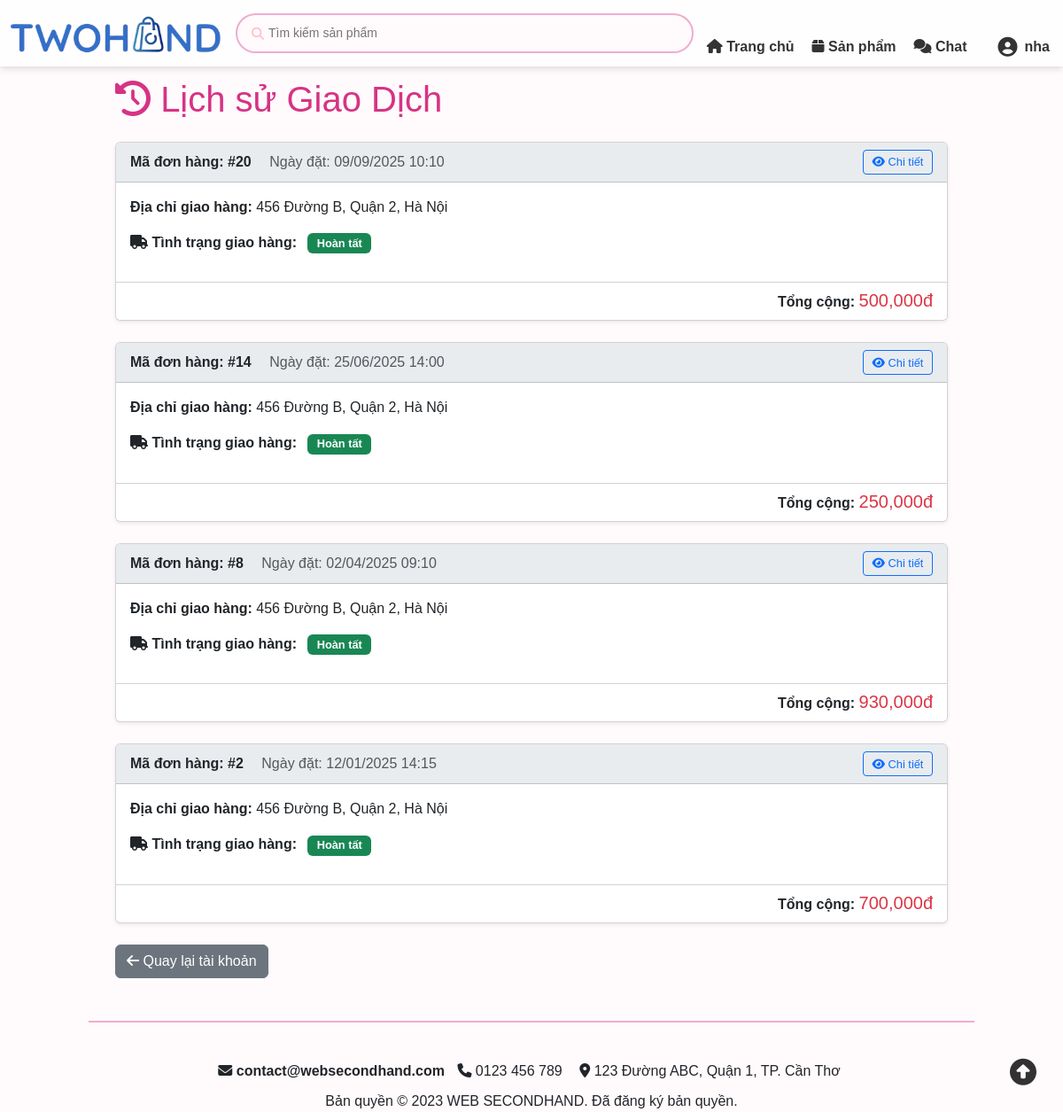
The app's page /controllers/lichSuDonHangController.php (signed in), older data.
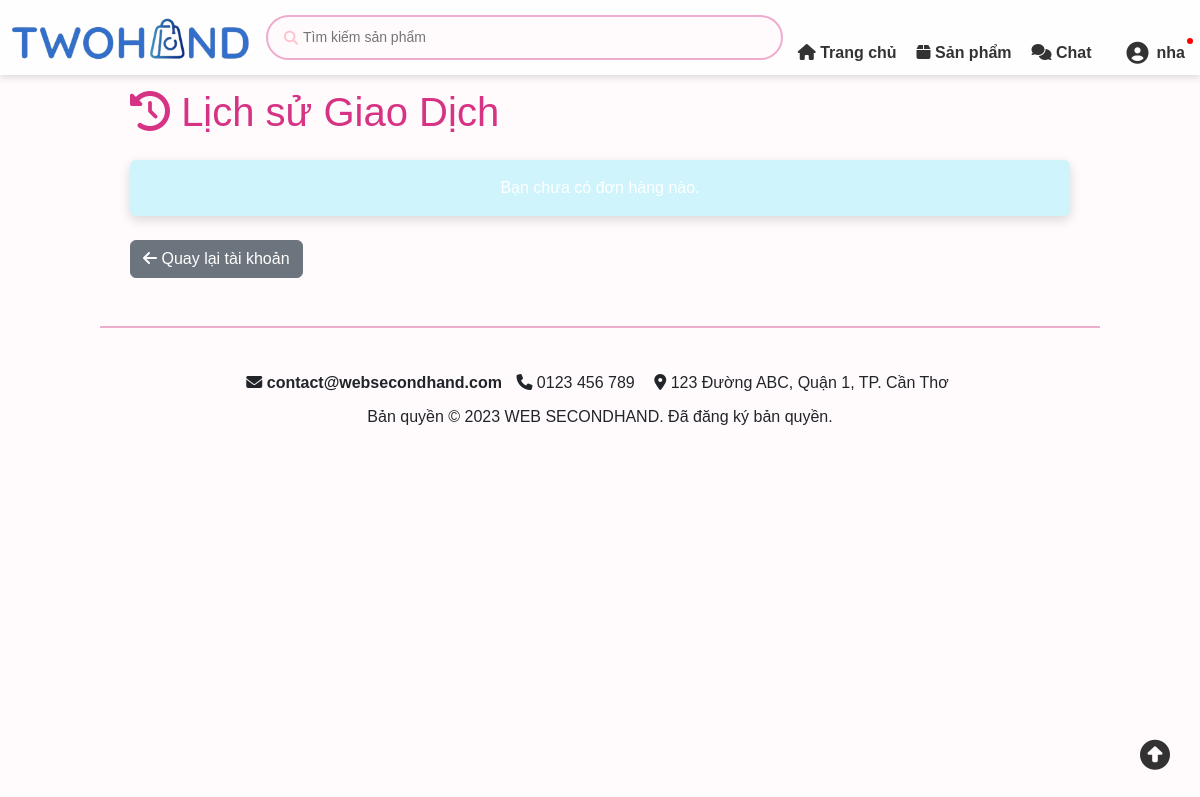
The same page, newer data.
### tables this page shows
CREATE TABLE DonHang ( 
    MaDH INT(10) PRIMARY KEY AUTO_INCREMENT,
    IdTaiKhoan INT(10), 
    IdNguoiBan INT(10) NOT NULL, 
    NgayDat DATETIME DEFAULT CURRENT_TIMESTAMP,
    DiaChiGiao VARCHAR(255),
    TongTien DECIMAL(10,2) UNSIGNED,  
    TrangThai ENUM('Chờ xử lý', 'Đã xác nhận', 'Đang giao', 'Hoàn tất', 'Đã hủy') DEFAULT 'Chờ xử lý',
    TrangThaiThanhToan ENUM('ChuaThanhToan', 'DaThanhToan', 'ChoHoanTien') DEFAULT 'ChuaThanhToan', 
    GhiChu TEXT,
    NgaySua DATETIME DEFAULT CURRENT_TIMESTAMP ON UPDATE CURRENT_TIMESTAMP,
    PhiSan DECIMAL(10,2) DEFAULT 0, 
    TienNguoiBanNhan DECIMAL(10,2) DEFAULT 0, 
    FOREIGN KEY (IdTaiKhoan) REFERENCES TaiKhoan(IdTaiKhoan),  
    FOREIGN KEY (IdNguoiBan) REFERENCES TaiKhoan(IdTaiKhoan)
);

### controllers/lichSuDonHangController.php (called while the page is built, shortened)
<?php
require_once __DIR__ . '/../includes/ketnoi.php';
require_once __DIR__ . '/../models/donHang.php';
$idUser = $_SESSION['IdTaiKhoan'];
$donHangModel = new DonHang($conn);
$orders = $donHangModel->getDonHangTheoKhachHang($idUser);
include_once __DIR__ . '/../views/lichSuDonHang.php';

### models/donHang.php (called while the page is built, shortened)
<?php
class DonHang
{
    private $conn;
    public function __construct($connection)
    {
        $this->conn = $connection;
    }
    public function getDonHangTheoKhachHang($idTaiKhoan)
    {
        $sql = "SELECT dh.MaDH, dh.NgayDat, dh.DiaChiGiao, dh.TongTien, dh.TrangThai,
                       tt.MaThanhToan
                FROM DonHang dh
                LEFT JOIN ThanhToan tt ON dh.MaDH = tt.MaDH
                WHERE dh.IdTaiKhoan = ?
                ORDER BY dh.NgayDat DESC";
        $stmt = $this->conn->prepare($sql);
        $stmt->bind_param("i", $idTaiKhoan);
        $stmt->execute();
        $result = $stmt->get_result();
        return $result->fetch_all(MYSQLI_ASSOC);
    }
}

### models/thongBaoModel.php (called while the page is built, shortened)
<?php
class ThongBaoModel
{
    private $conn;
    public function __construct($conn)
    {
        $this->conn = $conn;
    }
    public function demThongBaoChuaDoc($idTaiKhoan)
    {
        $sql = "SELECT COUNT(*) as SoLuong FROM ThongBaoNguoiDung WHERE IdNhan = ? AND DaXem = 0";
        $stmt = $this->conn->prepare($sql);
        $stmt->bind_param("i", $idTaiKhoan);
        $stmt->execute();
        return $stmt->get_result()->fetch_assoc()['SoLuong'];
    }
}

### views/lichSuDonHang.php (the view, shortened to what the changed rows need)
<!DOCTYPE html>
<html lang="vi">
<head>
    <link href="https://cdn.jsdelivr.net/npm/bootstrap@5.3.2/dist/css/bootstrap.min.css" rel="stylesheet">
    <link rel="stylesheet" href="https://cdnjs.cloudflare.com/ajax/libs/font-awesome/6.4.0/css/all.min.css">
    <link href="../assets/css/lichSuGiaoDich.css" rel="stylesheet">
    <link href="../assets/css/header.css" rel="stylesheet">
    <link href="../assets/css/color.css" rel="stylesheet">
</head>
<body>
    <?php include '../includes/header.php'; ?>
    <div class="container my-5">
        <h1 class="mb-4"><i class="fas fa-history"></i> Lịch sử Giao Dịch</h1>
        <?php if (empty($orders)): ?>
            <div class="alert alert-info text-center">Bạn chưa có đơn hàng nào.</div>
        <?php else: ?>
            <?php foreach ($orders as $order): ?>
                <div class="card order-card shadow-sm">
                    <div class="card-header order-header d-flex justify-content-between align-items-center flex-wrap gap-2">
                        <div>
                            <strong>Mã đơn hàng: #<?= $order['MaDH'] ?></strong>
                            <span class="ms-md-3 text-muted d-block d-md-inline">Ngày đặt: <?= date('d/m/Y H:i', strtotime($order['NgayDat'])) ?></span>
                        </div>
                        <div class="d-flex align-items-center gap-2">
                            <a href="chiTietDonHangController.php?MaDH=<?= $order['MaDH'] ?>"
                                class="btn btn-sm btn-outline-primary action-btn">
                                <i class="fas fa-eye"></i> Chi tiết
                            </a>
                        </div>
                    </div>
                    <div class="card-body">
                        <div class="mb-3">
                            <strong>Địa chỉ giao hàng:</strong> <?= htmlspecialchars($order['DiaChiGiao']) ?>
                        </div>
                        <div class="mb-3">
                            <strong><i class="fas fa-truck"></i> Tình trạng giao hàng:</strong>
                            <?php
                            $status_class = 'bg-secondary';
                            $status_text = htmlspecialchars($order['TrangThai']);
                            if ($order['TrangThai'] == 'Đã xác nhận') $status_class = 'bg-info text-dark';
                            elseif ($order['TrangThai'] == 'Đang giao') $status_class = 'bg-primary';
                            elseif ($order['TrangThai'] == 'Hoàn tất') $status_class = 'bg-success';
                            elseif ($order['TrangThai'] == 'Đã hủy') $status_class = 'bg-danger';
                            ?>
                            <span class="badge status-badge <?= $status_class ?> ms-2"><?= $status_text ?></span>
                        </div>
                    </div>
                    <div class="card-footer text-end">
                        <strong>Tổng cộng: <span class="text-danger h5"><?= number_format($order['TongTien']) ?>đ</span></strong>
                    </div>
                </div>
            <?php endforeach; ?>
        <?php endif; ?>
        <div class="mt-4">
            <a href="thongTinTaiKhoanController.php" class="btn btn-secondary"><i class="fas fa-arrow-left"></i> Quay lại tài khoản</a>
        </div>
    </div>
    <?php include '../includes/footer.php'; ?>
</body>
</html>

### includes/header.php (shortened to what the changed rows need)
<?php
$baseURL = '/DoAn2';
$soThongBaoMoi = 0;
if (isset($_SESSION['IdTaiKhoan'])) {
    require_once __DIR__ . '/../models/thongBaoModel.php';
    global $conn;
    if ($conn) {
        $modelTB_Header = new ThongBaoModel($conn);
        $soThongBaoMoi = $modelTB_Header->demThongBaoChuaDoc($_SESSION['IdTaiKhoan']);
    }
}
?>
<div class="dau-trang">
    <div class="header-container">
        <div class="header-right" style="display: flex; align-items: center; gap: 20px;">
            <?php if (isset($_SESSION['IdTaiKhoan'])): ?>
                <div class="account-dropdown">
                    <a href="<?= $baseURL ?>/controllers/thongTinTaiKhoanController.php" class="account-btn">
                        <i class="fa-solid fa-user-circle" style="font-size: 22px;"></i>
                        <span><?php echo isset($_SESSION['TenTK']) ? htmlspecialchars($_SESSION['TenTK']) : 'Tài khoản'; ?></span>
                        <?php if ($soThongBaoMoi > 0): ?>
                            <span class="dot-badge"></span>
                        <?php endif; ?>
                    </a>
                </div>
            <?php else: ?>
                <a href="<?= $baseURL ?>/controllers/dangNhapController.php" style="text-decoration: none; color: var(--bs-pink-600); font-weight: bold; font-size: 16px;">
                    <i class="fa-solid fa-user"></i> Đăng nhập
                </a>
            <?php endif; ?>
        </div>
    </div>
</div>

Row changes from the older to the newer data that the page shows:
removed donhang: MaDH "20", NgayDat "09/09/2025 10:10", DiaChiGiao "456 Đường B, Quận 2, Hà Nội", TrangThai "Hoàn tất", TongTien "500,000"
removed donhang: MaDH "14", NgayDat "25/06/2025 14:00", DiaChiGiao "456 Đường B, Quận 2, Hà Nội", TrangThai "Hoàn tất", TongTien "250,000"
no longer on this page (row edited): donhang: MaDH "8", NgayDat "02/04/2025 09:10", DiaChiGiao "456 Đường B, Quận 2, Hà Nội", TrangThai "Hoàn tất", TongTien "930,000"
no longer on this page (row edited): donhang: MaDH "2", NgayDat "12/01/2025 14:15", DiaChiGiao "456 Đường B, Quận 2, Hà Nội", TrangThai "Hoàn tất", TongTien "700,000"
Text that changed along with them:
text now shown: "Bạn chưa có đơn hàng nào."
